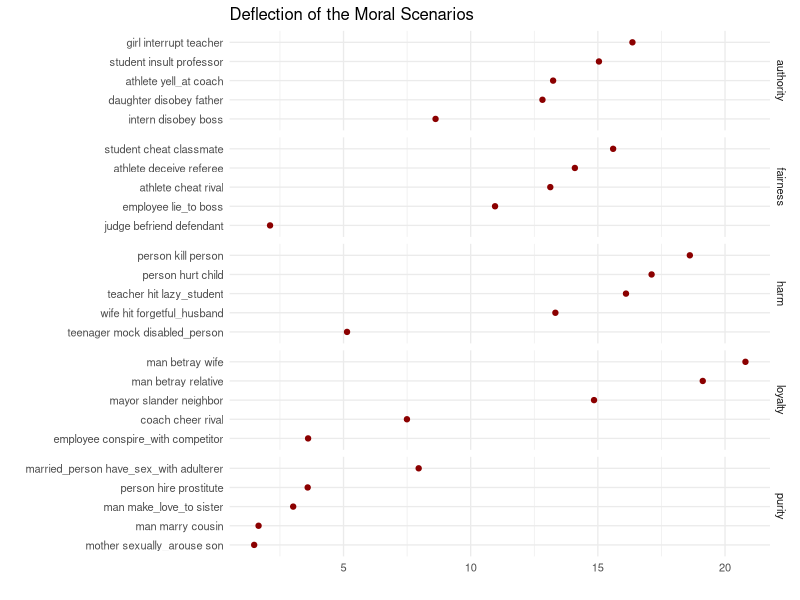
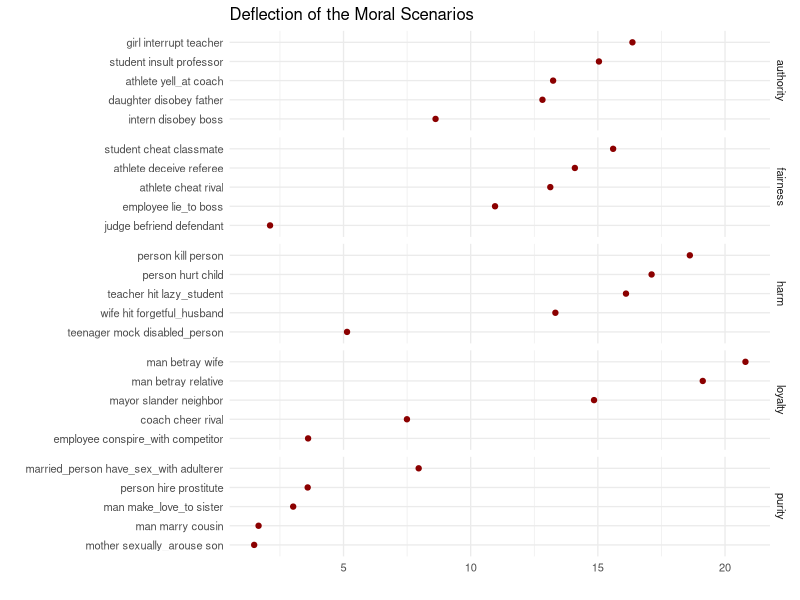

Source code (R) for these figures, in order:
## ---- chunk 1
knitr::opts_chunk$set(echo = TRUE)
## ---- chunk 2

library(tidyverse)
library(haven)
library(readxl)
theme_set(theme_light())
## ---- chunk 3

#load equation information from Interact
equation <- read_table("equation info.txt", col_names = FALSE)
equation<- as.data.frame(equation) #put in better format

#label according to what term the coefficients correspond to
colnames(equation) <- c("Term", "Aep", "App", "Aap", "Bep", "Bpp", "Bap", "Oep", "Opp", "Oap")
rownames(equation) <- c("Constant", "Aeb", "Apb", "Aab", "Beb", "Bpb", "Bab", "Oeb", "Opb", "Oab",
                        "AeBe", "AeOp", "ApBp", "AaBa", "BeOe", "BeOp", "BpOe", "BpOp", "AeBeOe",
                        "AeBeOp")

#get rid of the Z000 column
equation <- equation[,-1]

#writing function
eventcalc <- function(actor, beh, object) {
  
  #make empty matrix to store info
  store <- matrix(NA, 20, 1)
  
  #something that won't affect the constant
  store[1,] <- 1
  
  #setting actor EPA values
  store[2,] <- subdictionary$E[subdictionary$term == actor] #Ae
  store[3,] <- subdictionary$P[subdictionary$term == actor] #Ap
  store[4,] <- subdictionary$A[subdictionary$term == actor] #Aa
  
  #setting subdictionary EPA values
  store[5,] <- subdictionary$E[subdictionary$term == beh] #Be
  store[6,] <- subdictionary$P[subdictionary$term == beh] #Bp
  store[7,] <- subdictionary$A[subdictionary$term == beh] #Ba
  
  #setting object EPA values
  store[8,] <- subdictionary$E[subdictionary$term == object] #Oe
  store[9,] <- subdictionary$P[subdictionary$term == object] #Op
  store[10,] <- subdictionary$A[subdictionary$term == object] #Oa
  
  store[11,] <- store[2,] * store[5,] #Ae*Be
  store[12,] <- store[2,] * store[9,] #Ae*Op
  store[13,] <- store[3,] * store[6,] #Ap*Bp
  store[14,] <- store[4,] * store[7,] #Aa*Ba
  store[15,] <- store[5,] * store[8,] #Be*Oe
  store[16,] <- store[5,] * store[9,] #Be*Op
  store[17,] <- store[6,] * store[8,] #Bp*Oe
  store[18,] <- store[6,] * store[9,] #Bp*Op
  store[19,] <- store[2,] * store[5,] * store[8,] #Ae*Be*Oe
  store[20,] <- store[2,] * store[5,] * store[9,] #Ae*Be*Op
  
  #to store the EPA values for actor, subdictionary, and object after situation
  postepa <- matrix(NA, 20, 9)
  
  #apply function 
  i<- 1
  for(i in 1:9) {
    postepa[,i] <- equation[,i]*store
    i+1
  }
  
  #put in better data format
  postepa <- as.data.frame(postepa)
  postepa <- apply(postepa, 2, sum) #get the sum of the equation to get the actual EPA values
  postepa <- cbind(store[2:10], postepa) #put the initial EPA and post EPA in df together
  
  #calculate deflection
  deflection <- apply(postepa, 1, diff) #get difference b/w pre and post EPA
  deflection <- as.data.frame(deflection)
  deflection <- sapply(deflection, function(x) x^2) #sq differences
  deflection <- apply(deflection, 2, sum) #sum squared differences :) 
  return(deflection)
}

## ---- chunk 4

dictionary <- read_csv("FullSurveyorUSMeans.csv")

subdictionary <- dictionary %>% 
  select(c(1:4, 11),)
## ---- chunk 5

translations <- read_excel("selected_translations.xlsx")
## ---- chunk 6
subdictionary <- subdictionary[-c(121,164, 518, 563, 1026, 2030, 2176), ]
## ---- chunk 7

new_identities <- read_excel("new_identities.xlsx") 

new_identities <- new_identities %>% 
  rename(term = Term)

subdictionary <- bind_rows(subdictionary, new_identities)
## ---- chunk 8

selected_events <- translations %>% 
        mutate(actor = as.character(actor),
               object = as.character(object), 
               behavior = as.character(behavior)) %>% 
  rowwise %>% 
         mutate(def = eventcalc(actor, behavior, object))
## ---- chunk 9

selected_events <- selected_events %>% 
  mutate(event = paste(actor, behavior, object, sep = " ")) 

selected_events %>% 
  ggplot(aes(x = reorder(event, def), y = def)) + 
  geom_point(col = "darkred") + 
  coord_flip() + 
  facet_grid(type ~ . , scales = "free_y", space = "free") +
  labs(title = "Deflection of the Moral Scenarios", 
       y = " ", 
       x = "") + 
  theme(legend.position = "none") +
  theme_minimal(base_size = 10) 

ggsave("selected_events.png")
## ---- chunk 10

# Save 

write_csv(selected_events, "selected_events.csv")

